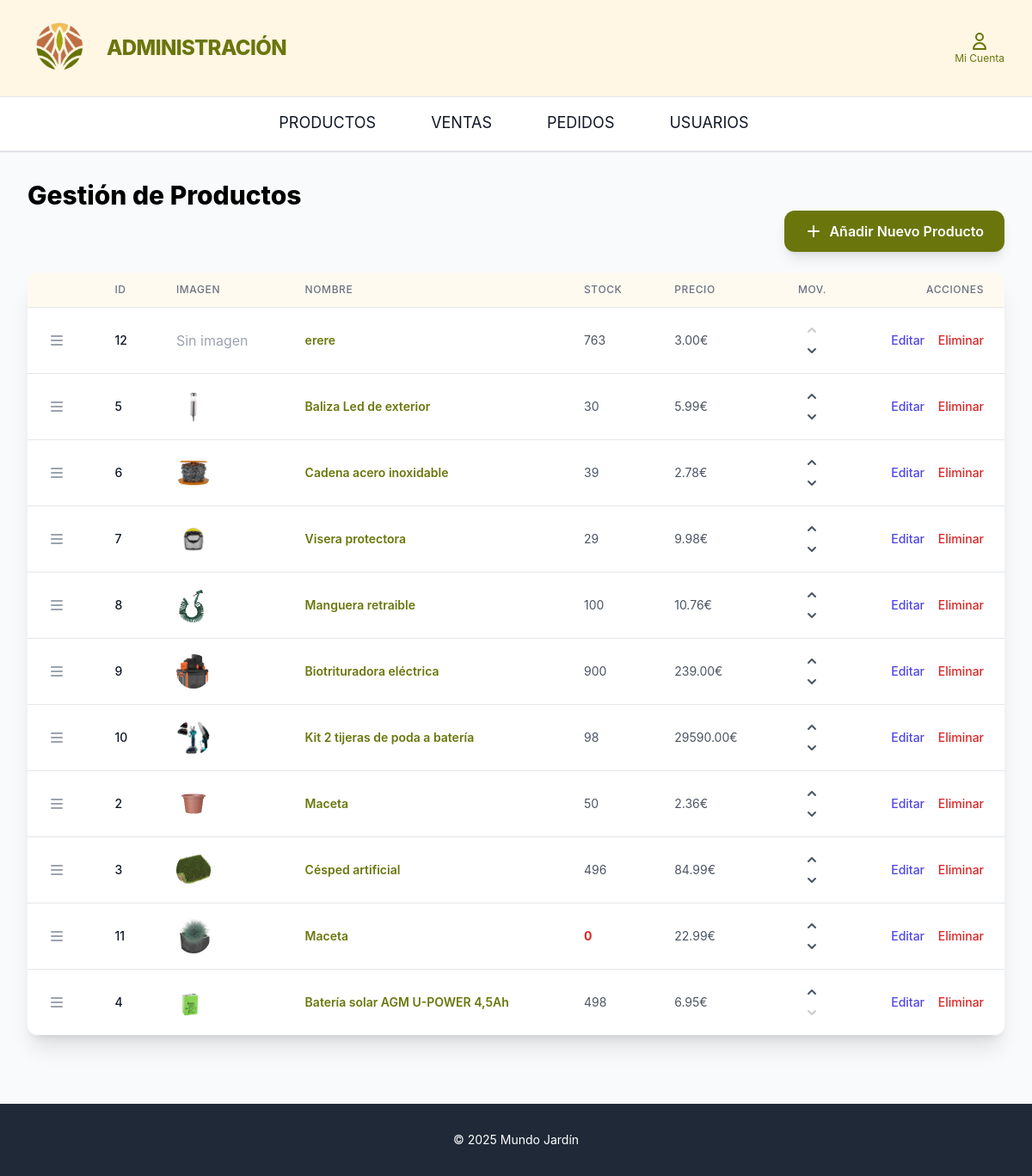
/catalogoAdmin/productos/, run on the app's committed database.
### home/models.py (models this page shows, shortened)
class Producto(models.Model):
    nombre= models.CharField(max_length=200)
    descripcion= models.TextField()
    departamento= models.CharField(max_length=200)
    seccion=models.CharField(max_length=50, choices=Seccion.choices)
    fabricante=models.CharField(max_length=200)
    categoria=models.CharField(max_length=50, choices=Categoria.choices)
    precio= models.DecimalField(max_digits=10, decimal_places=2)
    stock=models.IntegerField(default=0)
    imagen= models.ImageField(upload_to='', blank=True, null=True)
    esta_agotado= models.BooleanField(default=False)
    esta_destacado= models.BooleanField(default=False)
    orden = models.PositiveIntegerField(default=0, blank=False, null=False)
    class Meta:
        ordering = ['orden']

### catalogo_admin/views.py (the view)
# urls.py: path('productos/', views.lista_productos, name='lista_productos'),
def lista_productos(request):
    productos = Producto.objects.all()
    context = {'productos': productos}
    return render(request, 'catalogo_admin/lista_productos.html', context)

### catalogo_admin/templates/catalogo_admin/lista_productos.html (shortened to what this page needs)
{% extends 'catalogo_admin/base_admin.html' %}
{% load static %}
{% block content %}
<h1 class="text-3xl font-extrabold text-black mb-4 md:mb-0">Gestión de Productos</h1>
<div class="flex justify-end mb-6">
    <a href="{% url 'anadir_producto' %}"
        class="lm-green text-white px-6 py-3 rounded-xl shadow-lg hover:bg-[#bf7149] transition font-semibold flex items-center space-x-2">
        <svg xmlns="http://www.w3.org/2000/svg" class="h-5 w-5" viewBox="0 0 20 20" fill="currentColor">
            <path fill-rule="evenodd" d="M10 3a1 1 0 011 1v5h5a1 1 0 110 2h-5v5a1 1 0 11-2 0v-5H4a1 1 0 110-2h5V4a1 1 0 011-1z" clip-rule="evenodd" />
        </svg>
        <span>Añadir Nuevo Producto</span>
    </a>
</div>
<div class="bg-white shadow-xl rounded-xl overflow-hidden">
    {% if productos %}
    <table class="min-w-full divide-y divide-gray-200">
        <thead class="lm-bg-light">
            <tr>
                <th scope="col" class="px-6 py-3 text-left text-xs font-medium text-gray-500 uppercase tracking-wider">
                </th>
                <th scope="col" class="px-6 py-3 text-left text-xs font-medium text-gray-500 uppercase tracking-wider">
                    ID
                </th>
                <th scope="col" class="px-6 py-3 text-left text-xs font-medium text-gray-500 uppercase tracking-wider">
                    Imagen
                </th>
                <th scope="col" class="px-6 py-3 text-left text-xs font-medium text-gray-500 uppercase tracking-wider">
                    Nombre
                </th>
                <th scope="col" class="px-6 py-3 text-left text-xs font-medium text-gray-500 uppercase tracking-wider">
                    Stock
                </th>
                <th scope="col" class="px-6 py-3 text-left text-xs font-medium text-gray-500 uppercase tracking-wider">
                    Precio
                </th>
                <th scope="col" class="px-6 py-3 text-center text-xs font-medium text-gray-500 uppercase tracking-wider">
                    Mov.
                </th>
                <th scope="col" class="px-6 py-3 text-right text-xs font-medium text-gray-500 uppercase tracking-wider">
                    Acciones
                </th>
            </tr>
        </thead>
        <tbody class="bg-white divide-y divide-gray-200" id="productos-table-body">
            {% for producto in productos %}
            <tr data-product-id="{{ producto.pk }}">
                <td class="px-6 py-4 whitespace-nowrap text-sm text-gray-900 sort-handle">
                </td>
                <td class="px-6 py-4 whitespace-nowrap text-sm font-medium text-gray-900">
                    {{ producto.pk }}
                </td>
                <td class="px-6 py-4 whitespace-nowrap">
                    {% if producto.imagen %}
                        <img class="h-10 w-10 rounded-full object-cover"
                                src="{{ producto.imagen.url }}"
                                alt="{{ producto.nombre }}">
                    {% else %}
                        <span class="text-gray-400">Sin imagen</span>
                    {% endif %}
                </td>
                <td class="px-6 py-4 whitespace-nowrap text-sm text-gray-800">
                    <a href="{% url 'mostrar_producto' pk=producto.pk %}"
                    class="font-semibold lm-text-green hover:underline">
                        {{ producto.nombre }}
                    </a>
                </td>
                <td class="px-6 py-4 whitespace-nowrap text-sm {% if producto.stock <= 5 %}text-red-600 font-bold{% else %}text-gray-600{% endif %}">
                    {{ producto.stock }}
                </td>
                <td class="px-6 py-4 whitespace-nowrap text-sm text-gray-600">
                    {{ producto.precio }}€
                </td>
                <td class="px-6 py-4 whitespace-nowrap text-sm font-medium flex flex-col space-y-1 items-center">
                    <button type="button"
                            class="move-up text-gray-600 hover:text-[#6a760c] transition disabled:opacity-30 disabled:cursor-not-allowed"
                            title="Mover arriba"
                            data-product-id="{{ producto.pk }}">
                        <svg xmlns="http://www.w3.org/2000/svg" class="h-5 w-5" viewBox="0 0 20 20" fill="currentColor">
                            <path fill-rule="evenodd" d="M14.707 12.707a1 1 0 01-1.414 0L10 9.414l-3.293 3.293a1 1 0 01-1.414-1.414l4-4a1 1 0 011.414 0l4 4a1 1 0 010 1.414z" clip-rule="evenodd" />
                        </svg>
                    </button>
                    <button type="button"
                            class="move-down text-gray-600 hover:text-[#6a760c] transition disabled:opacity-30 disabled:cursor-not-allowed"
                            title="Mover abajo"
                            data-product-id="{{ producto.pk }}">
                        <svg xmlns="http://www.w3.org/2000/svg" class="h-5 w-5" viewBox="0 0 20 20" fill="currentColor">
                            <path fill-rule="evenodd" d="M5.293 7.293a1 1 0 011.414 0L10 10.586l3.293-3.293a1 1 0 111.414 1.414l-4 4a1 1 0 01-1.414 0l-4-4a1 1 0 010-1.414z" clip-rule="evenodd" />
                        </svg>
                    </button>
                </td>
                <td class="px-6 py-4 whitespace-nowrap text-right text-sm font-medium space-x-3">
                    <a href="{% url 'editar_producto' pk=producto.pk %}"
                        class="text-indigo-600 hover:text-indigo-900 transition">
                        Editar
                    </a>
                    <a href="{% url 'eliminar_producto' pk=producto.pk %}"
                        class="text-red-600 hover:text-red-900 transition">
                        Eliminar
                    </a>
                </td>
            </tr>
            {% endfor %}
        </tbody>
    </table>
    {% else %}
    <div class="p-8 text-center">
        <p class="text-gray-500 text-lg">No hay productos en el catálogo.</p>
        <p class="text-gray-500">¡Añade tu primer producto ahora!</p>
    </div>
    {% endif %}
</div>
{% endblock content %}

### catalogo_admin/templates/catalogo_admin/base_admin.html (style rules this page uses)
body { font-family: 'Inter', sans-serif; }
.lm-green { background-color: #6a760c; }
.lm-text-green { color: #6a760c; }
.lm-bg-light { background-color: #fffaf0; }

### catalogo_admin/templates/catalogo_admin/lista_productos.html (style rules this page uses)
.sort-handle { cursor: grab; }

### data on the page
Producto: pk "12", imagen "Sin imagen", nombre "erere", stock "763", precio "3.00"
Producto: pk "5", imagen (picture), nombre "Baliza Led de exterior", stock "30", precio "5.99"
Producto: pk "6", imagen (picture), nombre "Cadena acero inoxidable", stock "39", precio "2.78"
Producto: pk "7", imagen (picture), nombre "Visera protectora", stock "29", precio "9.98"
Producto: pk "8", imagen (picture), nombre "Manguera retraible", stock "100", precio "10.76"
Producto: pk "9", imagen (picture), nombre "Biotrituradora eléctrica", stock "900", precio "239.00"
Producto: pk "10", imagen (picture), nombre "Kit 2 tijeras de poda a batería", stock "98", precio "29590.00"
Producto: pk "2", imagen (picture), nombre "Maceta", stock "50", precio "2.36"
Producto: pk "3", imagen (picture), nombre "Césped artificial", stock "496", precio "84.99"
Producto: pk "11", imagen (picture), nombre "Maceta", stock "0", precio "22.99"
Producto: pk "4", imagen (picture), nombre "Batería solar AGM U-POWER 4,5Ah", stock "498", precio "6.95"
